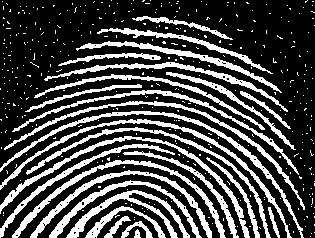
#> input picture Question_6/Noisy Fingerprint 315x238.tif, 315 x 238 px
$ python 6_a.py
#> lines starting #> are read from the running program, lines starting #| are printed output that depends on the picture; after the words box and inside, x2 and y2 are one past the last pixel; in counts of white or black regions, pixels touching at a corner belong together
#> `image = cv2.imread('./Noisy Fingerprint 315x238.tif', 0)`: image: shape (238, 315); 28.5% white; 414 white regions (387 under 20 px), largest, box (x1, y1, x2, y2) and area: (0, 111, 304, 238) 1388, (0, 136, 250, 238) 1372, (0, 119, 292, 238) 1337
import cv2
import numpy as np
import matplotlib.pyplot as plt


def erosion(image , structuring_element):
    hight = image.shape[0]
#> hight = 238
    width = image.shape[1]
#> width = 315
    structuring_element *= 255
    kernel_hight = structuring_element.shape[0]
    kernel_width = structuring_element.shape[1]
    offset = kernel_hight // 2
    result = image.copy()
    for i in range(hight):
        for j in range(width):
            fit = True
            for x in range(-offset, offset + 1):
                for y in range(-offset, offset + 1):
                    if(i+x >= 0 and i+x < hight and j+y >= 0 and j+y < width):
                        if(structuring_element[x + offset, y + offset] and image[i + x, j + y] !=  structuring_element[x + offset, y + offset]):
                            fit = False
                    elif (structuring_element[x + offset, y + offset]):
                        fit = False
            if fit:
                result[i, j] = 255
            else:
                result[i, j] = 0
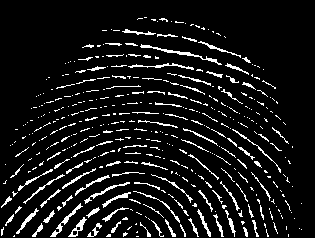
#> result: shape (238, 315); 8.8% white in thin lines or dots, all inside (x1, y1, x2, y2) = (1, 17, 302, 237)
    return np.uint8(result)

def dilation(image, structuring_element):
    dilated_image = image.copy()
    offset = structuring_element.shape[0] // 2
    structuring_element = structuring_element * 255
    height, width = image.shape
#> height = 238; width = 315
    for r in range(height):
        for c in range(width):
            hit = False
            for x in range(-offset, offset + 1):
                for y in range(-offset, offset + 1):
                    if (r + x >= 0 and r + x < height and c + y >= 0 and c + y < width):
                        sr, sc = x + offset, y + offset
                        if (structuring_element[sr, sc] and image[r + x, c + y] == 255):
                            hit = True
            dilated_image[r, c] = 255 if hit else 0
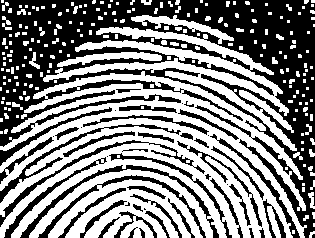
#> dilated_image: shape (238, 315); 51.9% white; 51 black regions (12 under 20 px), largest, box (x1, y1, x2, y2) and area: (0, 0, 315, 238) 25299, (20, 165, 219, 238) 1075, (0, 140, 205, 227) 882

    return np.uint8(dilated_image)

image = cv2.imread('./Noisy Fingerprint 315x238.tif', 0)
plt.subplot(1,3,1)
plt.imshow(image, cmap='gray')
plt.title('Original Image')

structuring_element = np.ones((3, 3))

image_erosion = erosion(image, structuring_element)
plt.subplot(1,3,2)
plt.imshow(image_erosion, cmap='gray')
plt.title('Erosion Image')

image_dilation = dilation(image, structuring_element)
plt.subplot(1,3,3)
plt.imshow(image_dilation, cmap='gray')
plt.title('Dilation Image')

plt.show()
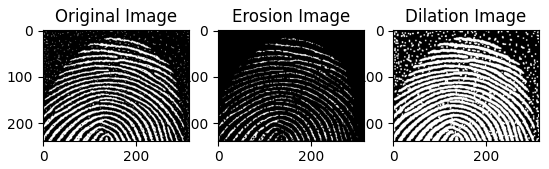
#> figure drawn by matplotlib, 3 panels
